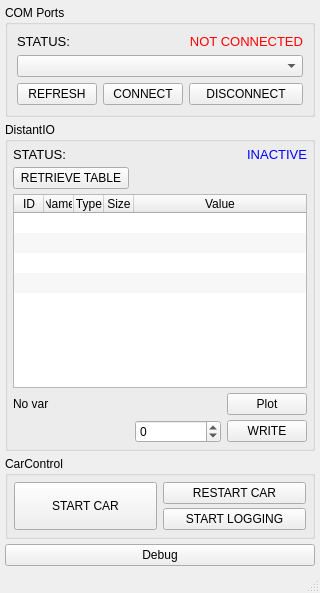
<?xml version="1.0" encoding="UTF-8"?>
<ui version="4.0">
 <class>MainWindow</class>
 <widget class="QMainWindow" name="MainWindow">
  <property name="geometry">
   <rect>
    <x>0</x>
    <y>0</y>
    <width>312</width>
    <height>593</height>
   </rect>
  </property>
  <property name="windowTitle">
   <string>Car GUI</string>
  </property>
  <widget class="QWidget" name="centralwidget">
   <layout class="QVBoxLayout" name="verticalLayout_2" stretch="0,1,0,0">
    <property name="spacing">
     <number>5</number>
    </property>
    <property name="margin">
     <number>5</number>
    </property>
    <item alignment="Qt::AlignTop">
     <widget class="QGroupBox" name="COM_GroupBox">
      <property name="sizePolicy">
       <sizepolicy hsizetype="Preferred" vsizetype="Fixed">
        <horstretch>0</horstretch>
        <verstretch>0</verstretch>
       </sizepolicy>
      </property>
      <property name="font">
       <font>
        <pointsize>9</pointsize>
        <weight>50</weight>
        <bold>false</bold>
       </font>
      </property>
      <property name="title">
       <string>COM Ports</string>
      </property>
      <layout class="QGridLayout" name="gridLayout">
       <item row="2" column="1">
        <widget class="QPushButton" name="btn_connect">
         <property name="text">
          <string>CONNECT</string>
         </property>
        </widget>
       </item>
       <item row="0" column="0">
        <widget class="QLabel" name="text_port">
         <property name="sizePolicy">
          <sizepolicy hsizetype="Preferred" vsizetype="Fixed">
           <horstretch>0</horstretch>
           <verstretch>0</verstretch>
          </sizepolicy>
         </property>
         <property name="font">
          <font>
           <pointsize>10</pointsize>
          </font>
         </property>
         <property name="text">
          <string>STATUS:</string>
         </property>
        </widget>
       </item>
       <item row="2" column="0">
        <widget class="QPushButton" name="btn_refresh">
         <property name="text">
          <string>REFRESH</string>
         </property>
        </widget>
       </item>
       <item row="2" column="2">
        <widget class="QPushButton" name="btn_disconnect">
         <property name="text">
          <string>DISCONNECT</string>
         </property>
        </widget>
       </item>
       <item row="1" column="0" colspan="3">
        <widget class="QComboBox" name="comboBox">
         <property name="sizePolicy">
          <sizepolicy hsizetype="Expanding" vsizetype="Fixed">
           <horstretch>0</horstretch>
           <verstretch>0</verstretch>
          </sizepolicy>
         </property>
         <property name="editable">
          <bool>false</bool>
         </property>
         <property name="minimumContentsLength">
          <number>4</number>
         </property>
        </widget>
       </item>
       <item row="0" column="2">
        <widget class="QLabel" name="text_connected">
         <property name="sizePolicy">
          <sizepolicy hsizetype="Preferred" vsizetype="Fixed">
           <horstretch>0</horstretch>
           <verstretch>0</verstretch>
          </sizepolicy>
         </property>
         <property name="palette">
          <palette>
           <active>
            <colorrole role="WindowText">
             <brush brushstyle="SolidPattern">
              <color alpha="255">
               <red>255</red>
               <green>0</green>
               <blue>0</blue>
              </color>
             </brush>
            </colorrole>
           </active>
           <inactive>
            <colorrole role="WindowText">
             <brush brushstyle="SolidPattern">
              <color alpha="255">
               <red>255</red>
               <green>0</green>
               <blue>0</blue>
              </color>
             </brush>
            </colorrole>
           </inactive>
           <disabled>
            <colorrole role="WindowText">
             <brush brushstyle="SolidPattern">
              <color alpha="255">
               <red>120</red>
               <green>120</green>
               <blue>120</blue>
              </color>
             </brush>
            </colorrole>
           </disabled>
          </palette>
         </property>
         <property name="font">
          <font>
           <pointsize>10</pointsize>
          </font>
         </property>
         <property name="text">
          <string>NOT CONNECTED</string>
         </property>
         <property name="alignment">
          <set>Qt::AlignRight|Qt::AlignTrailing|Qt::AlignVCenter</set>
         </property>
        </widget>
       </item>
      </layout>
     </widget>
    </item>
    <item>
     <widget class="QGroupBox" name="Logger_GroupBox">
      <property name="font">
       <font>
        <pointsize>9</pointsize>
       </font>
      </property>
      <property name="title">
       <string>DistantIO</string>
      </property>
      <layout class="QGridLayout" name="gridLayout_2" columnstretch="1,2,0">
       <property name="verticalSpacing">
        <number>5</number>
       </property>
       <property name="margin">
        <number>5</number>
       </property>
       <item row="3" column="0">
        <widget class="QLabel" name="lbl_selvar">
         <property name="text">
          <string>No var</string>
         </property>
        </widget>
       </item>
       <item row="3" column="2">
        <widget class="QPushButton" name="btn_plot">
         <property name="text">
          <string>Plot</string>
         </property>
        </widget>
       </item>
       <item row="4" column="2">
        <widget class="QPushButton" name="btn_write">
         <property name="text">
          <string>WRITE</string>
         </property>
        </widget>
       </item>
       <item row="4" column="1">
        <widget class="QSpinBox" name="spb_selvar">
         <property name="accelerated">
          <bool>true</bool>
         </property>
         <property name="correctionMode">
          <enum>QAbstractSpinBox::CorrectToNearestValue</enum>
         </property>
         <property name="minimum">
          <number>-65535</number>
         </property>
         <property name="maximum">
          <number>65535</number>
         </property>
        </widget>
       </item>
       <item row="0" column="1" colspan="2">
        <widget class="QLabel" name="txt_active">
         <property name="palette">
          <palette>
           <active>
            <colorrole role="WindowText">
             <brush brushstyle="SolidPattern">
              <color alpha="255">
               <red>0</red>
               <green>0</green>
               <blue>255</blue>
              </color>
             </brush>
            </colorrole>
           </active>
           <inactive>
            <colorrole role="WindowText">
             <brush brushstyle="SolidPattern">
              <color alpha="255">
               <red>0</red>
               <green>0</green>
               <blue>255</blue>
              </color>
             </brush>
            </colorrole>
           </inactive>
           <disabled>
            <colorrole role="WindowText">
             <brush brushstyle="SolidPattern">
              <color alpha="255">
               <red>120</red>
               <green>120</green>
               <blue>120</blue>
              </color>
             </brush>
            </colorrole>
           </disabled>
          </palette>
         </property>
         <property name="font">
          <font>
           <pointsize>10</pointsize>
          </font>
         </property>
         <property name="text">
          <string>INACTIVE</string>
         </property>
         <property name="textFormat">
          <enum>Qt::RichText</enum>
         </property>
         <property name="alignment">
          <set>Qt::AlignRight|Qt::AlignTrailing|Qt::AlignVCenter</set>
         </property>
        </widget>
       </item>
       <item row="0" column="0">
        <widget class="QLabel" name="txt_log">
         <property name="font">
          <font>
           <pointsize>10</pointsize>
          </font>
         </property>
         <property name="text">
          <string>STATUS:</string>
         </property>
        </widget>
       </item>
       <item row="1" column="0">
        <widget class="QPushButton" name="btn_activate">
         <property name="minimumSize">
          <size>
           <width>116</width>
           <height>0</height>
          </size>
         </property>
         <property name="text">
          <string>RETRIEVE TABLE</string>
         </property>
        </widget>
       </item>
       <item row="2" column="0" colspan="3">
        <widget class="QTableWidget" name="varliste">
         <property name="sizePolicy">
          <sizepolicy hsizetype="Expanding" vsizetype="Expanding">
           <horstretch>0</horstretch>
           <verstretch>0</verstretch>
          </sizepolicy>
         </property>
         <property name="editTriggers">
          <set>QAbstractItemView::AllEditTriggers</set>
         </property>
         <property name="dragEnabled">
          <bool>false</bool>
         </property>
         <property name="dragDropMode">
          <enum>QAbstractItemView::NoDragDrop</enum>
         </property>
         <property name="alternatingRowColors">
          <bool>true</bool>
         </property>
         <property name="selectionMode">
          <enum>QAbstractItemView::SingleSelection</enum>
         </property>
         <property name="selectionBehavior">
          <enum>QAbstractItemView::SelectRows</enum>
         </property>
         <property name="showGrid">
          <bool>false</bool>
         </property>
         <property name="wordWrap">
          <bool>false</bool>
         </property>
         <property name="rowCount">
          <number>5</number>
         </property>
         <attribute name="horizontalHeaderVisible">
          <bool>true</bool>
         </attribute>
         <attribute name="horizontalHeaderCascadingSectionResizes">
          <bool>false</bool>
         </attribute>
         <attribute name="horizontalHeaderDefaultSectionSize">
          <number>30</number>
         </attribute>
         <attribute name="horizontalHeaderHighlightSections">
          <bool>true</bool>
         </attribute>
         <attribute name="horizontalHeaderMinimumSectionSize">
          <number>25</number>
         </attribute>
         <attribute name="horizontalHeaderStretchLastSection">
          <bool>true</bool>
         </attribute>
         <attribute name="verticalHeaderVisible">
          <bool>false</bool>
         </attribute>
         <attribute name="verticalHeaderDefaultSectionSize">
          <number>20</number>
         </attribute>
         <attribute name="verticalHeaderMinimumSectionSize">
          <number>11</number>
         </attribute>
         <row/>
         <row/>
         <row/>
         <row/>
         <row/>
         <column>
          <property name="text">
           <string>ID</string>
          </property>
          <property name="textAlignment">
           <set>AlignHCenter|AlignVCenter|AlignCenter</set>
          </property>
         </column>
         <column>
          <property name="text">
           <string>Name</string>
          </property>
          <property name="textAlignment">
           <set>AlignHCenter|AlignVCenter|AlignCenter</set>
          </property>
         </column>
         <column>
          <property name="text">
           <string>Type</string>
          </property>
          <property name="textAlignment">
           <set>AlignHCenter|AlignVCenter|AlignCenter</set>
          </property>
         </column>
         <column>
          <property name="text">
           <string>Size</string>
          </property>
          <property name="textAlignment">
           <set>AlignHCenter|AlignVCenter|AlignCenter</set>
          </property>
         </column>
         <column>
          <property name="text">
           <string>Value</string>
          </property>
          <property name="textAlignment">
           <set>AlignHCenter|AlignVCenter|AlignCenter</set>
          </property>
         </column>
         <item row="0" column="0">
          <property name="text">
           <string/>
          </property>
          <property name="textAlignment">
           <set>AlignHCenter|AlignVCenter|AlignCenter</set>
          </property>
         </item>
        </widget>
       </item>
      </layout>
     </widget>
    </item>
    <item>
     <widget class="QGroupBox" name="Control_GroupBox">
      <property name="font">
       <font>
        <pointsize>9</pointsize>
       </font>
      </property>
      <property name="title">
       <string>CarControl</string>
      </property>
      <layout class="QGridLayout" name="gridLayout_3">
       <property name="verticalSpacing">
        <number>4</number>
       </property>
       <property name="margin">
        <number>6</number>
       </property>
       <item row="0" column="2">
        <widget class="QPushButton" name="btn_restart">
         <property name="text">
          <string>RESTART CAR</string>
         </property>
        </widget>
       </item>
       <item row="1" column="2">
        <widget class="QPushButton" name="btn_start_log">
         <property name="text">
          <string>START LOGGING</string>
         </property>
         <property name="checkable">
          <bool>true</bool>
         </property>
        </widget>
       </item>
       <item row="0" column="0" rowspan="2">
        <widget class="QPushButton" name="btn_stop">
         <property name="sizePolicy">
          <sizepolicy hsizetype="Minimum" vsizetype="Expanding">
           <horstretch>0</horstretch>
           <verstretch>0</verstretch>
          </sizepolicy>
         </property>
         <property name="text">
          <string>START CAR</string>
         </property>
         <property name="shortcut">
          <string>Return</string>
         </property>
         <property name="checkable">
          <bool>true</bool>
         </property>
         <property name="checked">
          <bool>false</bool>
         </property>
         <property name="default">
          <bool>false</bool>
         </property>
         <property name="flat">
          <bool>false</bool>
         </property>
        </widget>
       </item>
      </layout>
     </widget>
    </item>
    <item>
     <widget class="QPushButton" name="debug">
      <property name="text">
       <string>Debug</string>
      </property>
     </widget>
    </item>
   </layout>
  </widget>
  <widget class="QMenuBar" name="menubar">
   <property name="geometry">
    <rect>
     <x>0</x>
     <y>0</y>
     <width>312</width>
     <height>21</height>
    </rect>
   </property>
  </widget>
  <widget class="QStatusBar" name="statusbar"/>
 </widget>
 <tabstops>
  <tabstop>comboBox</tabstop>
  <tabstop>btn_refresh</tabstop>
  <tabstop>btn_connect</tabstop>
  <tabstop>btn_disconnect</tabstop>
  <tabstop>btn_activate</tabstop>
  <tabstop>varliste</tabstop>
  <tabstop>btn_plot</tabstop>
  <tabstop>spb_selvar</tabstop>
  <tabstop>btn_write</tabstop>
  <tabstop>btn_stop</tabstop>
  <tabstop>btn_restart</tabstop>
  <tabstop>btn_start_log</tabstop>
 </tabstops>
 <resources/>
 <connections/>
</ui>
